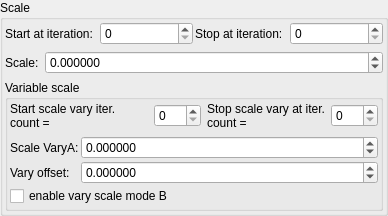
    <widget class="QGroupBox" name="groupBox_3">
     <property name="title">
      <string>Scale</string>
     </property>
     <layout class="QVBoxLayout" name="verticalLayout_5">
      <property name="leftMargin">
       <number>2</number>
      </property>
      <property name="topMargin">
       <number>2</number>
      </property>
      <property name="rightMargin">
       <number>2</number>
      </property>
      <property name="bottomMargin">
       <number>2</number>
      </property>
      <item>
       <layout class="QGridLayout" name="gridLayout_81">
        <property name="spacing">
         <number>2</number>
        </property>
        <item row="2" column="3">
         <widget class="MySpinBox" name="spinboxInt_transf_stop_iterations_C">
          <property name="sizePolicy">
           <sizepolicy hsizetype="Preferred" vsizetype="Maximum">
            <horstretch>0</horstretch>
            <verstretch>0</verstretch>
           </sizepolicy>
          </property>
          <property name="maximum">
           <number>999</number>
          </property>
         </widget>
        </item>
        <item row="2" column="2">
         <widget class="QLabel" name="label_53">
          <property name="text">
           <string>Stop at iteration:</string>
          </property>
         </widget>
        </item>
        <item row="2" column="1">
         <widget class="MySpinBox" name="spinboxInt_transf_start_iterations_C">
          <property name="sizePolicy">
           <sizepolicy hsizetype="Minimum" vsizetype="Maximum">
            <horstretch>0</horstretch>
            <verstretch>0</verstretch>
           </sizepolicy>
          </property>
          <property name="minimum">
           <number>0</number>
          </property>
          <property name="maximum">
           <number>999</number>
          </property>
          <property name="value">
           <number>0</number>
          </property>
         </widget>
        </item>
        <item row="2" column="0">
         <widget class="QLabel" name="label_73">
          <property name="text">
           <string>Start at iteration:</string>
          </property>
         </widget>
        </item>
       </layout>
      </item>
      <item>
       <layout class="QGridLayout" name="gridLayout_4" columnstretch="0,1">
        <item row="0" column="1">
         <widget class="MyDoubleSpinBox" name="spinbox_transf_scale">
          <property name="sizePolicy">
           <sizepolicy hsizetype="Minimum" vsizetype="Maximum">
            <horstretch>0</horstretch>
            <verstretch>0</verstretch>
           </sizepolicy>
          </property>
          <property name="prefix">
           <string/>
          </property>
          <property name="suffix">
           <string/>
          </property>
          <property name="decimals">
           <number>6</number>
          </property>
          <property name="minimum">
           <double>-99.998999999999995</double>
          </property>
          <property name="maximum">
           <double>99.998999999999995</double>
          </property>
          <property name="singleStep">
           <double>0.100000000000000</double>
          </property>
         </widget>
        </item>
        <item row="0" column="0">
         <widget class="QLabel" name="label_149">
          <property name="text">
           <string>Scale:</string>
          </property>
         </widget>
        </item>
       </layout>
      </item>
      <item>
       <widget class="QGroupBox" name="groupBox_4">
        <property name="title">
         <string>Variable scale</string>
        </property>
        <layout class="QVBoxLayout" name="verticalLayout_6">
         <property name="leftMargin">
          <number>2</number>
         </property>
         <property name="topMargin">
          <number>2</number>
         </property>
         <property name="rightMargin">
          <number>2</number>
         </property>
         <property name="bottomMargin">
          <number>2</number>
         </property>
         <item>
          <layout class="QHBoxLayout" name="horizontalLayout">
           <property name="topMargin">
            <number>0</number>
           </property>
           <item>
            <widget class="QLabel" name="label_74">
             <property name="text">
              <string>Start scale vary iter. count =</string>
             </property>
             <property name="wordWrap">
              <bool>true</bool>
             </property>
            </widget>
           </item>
           <item>
            <widget class="MySpinBox" name="spinboxInt_transf_start_iterations_X">
             <property name="sizePolicy">
              <sizepolicy hsizetype="Minimum" vsizetype="Maximum">
               <horstretch>0</horstretch>
               <verstretch>0</verstretch>
              </sizepolicy>
             </property>
             <property name="minimum">
              <number>0</number>
             </property>
             <property name="maximum">
              <number>999</number>
             </property>
             <property name="value">
              <number>0</number>
             </property>
            </widget>
           </item>
           <item>
            <widget class="QLabel" name="label_57">
             <property name="text">
              <string>Stop scale vary at iter. count =</string>
             </property>
             <property name="wordWrap">
              <bool>true</bool>
             </property>
            </widget>
           </item>
           <item>
            <widget class="MySpinBox" name="spinboxInt_transf_stop_iterations_X">
             <property name="sizePolicy">
              <sizepolicy hsizetype="Preferred" vsizetype="Maximum">
               <horstretch>0</horstretch>
               <verstretch>0</verstretch>
              </sizepolicy>
             </property>
             <property name="maximum">
              <number>999</number>
             </property>
            </widget>
           </item>
          </layout>
         </item>
         <item>
          <layout class="QGridLayout" name="gridLayout_31" columnstretch="0,1">
           <property name="spacing">
            <number>2</number>
           </property>
           <item row="3" column="0" colspan="2">
            <widget class="QCheckBox" name="checkBox_transf_function_enabledM_false">
             <property name="text">
              <string>enable vary scale mode B</string>
             </property>
            </widget>
           </item>
           <item row="1" column="1">
            <widget class="MyDoubleSpinBox" name="spinbox_transf_scale_vary_0">
             <property name="sizePolicy">
              <sizepolicy hsizetype="Minimum" vsizetype="Maximum">
               <horstretch>0</horstretch>
               <verstretch>0</verstretch>
              </sizepolicy>
             </property>
             <property name="prefix">
              <string/>
             </property>
             <property name="suffix">
              <string/>
             </property>
             <property name="decimals">
              <number>6</number>
             </property>
             <property name="minimum">
              <double>-100000.000000000000000</double>
             </property>
             <property name="maximum">
              <double>100000.000000000000000</double>
             </property>
             <property name="singleStep">
              <double>0.100000000000000</double>
             </property>
            </widget>
           </item>
           <item row="2" column="0">
            <widget class="QLabel" name="label_150">
             <property name="text">
              <string>Vary offset:</string>
             </property>
            </widget>
           </item>
           <item row="2" column="1">
            <widget class="MyDoubleSpinBox" name="spinbox_transf_scaleB_1">
             <property name="sizePolicy">
              <sizepolicy hsizetype="Minimum" vsizetype="Maximum">
               <horstretch>0</horstretch>
               <verstretch>0</verstretch>
              </sizepolicy>
             </property>
             <property name="prefix">
              <string/>
             </property>
             <property name="suffix">
              <string/>
             </property>
             <property name="decimals">
              <number>6</number>
             </property>
             <property name="minimum">
              <double>-100000.000000000000000</double>
             </property>
             <property name="maximum">
              <double>100000.000000000000000</double>
             </property>
             <property name="singleStep">
              <double>0.100000000000000</double>
             </property>
            </widget>
           </item>
           <item row="1" column="0">
            <widget class="QLabel" name="label_144">
             <property name="text">
              <string>Scale VaryA:</string>
             </property>
            </widget>
           </item>
          </layout>
         </item>
        </layout>
       </widget>
      </item>
     </layout>
    </widget>
